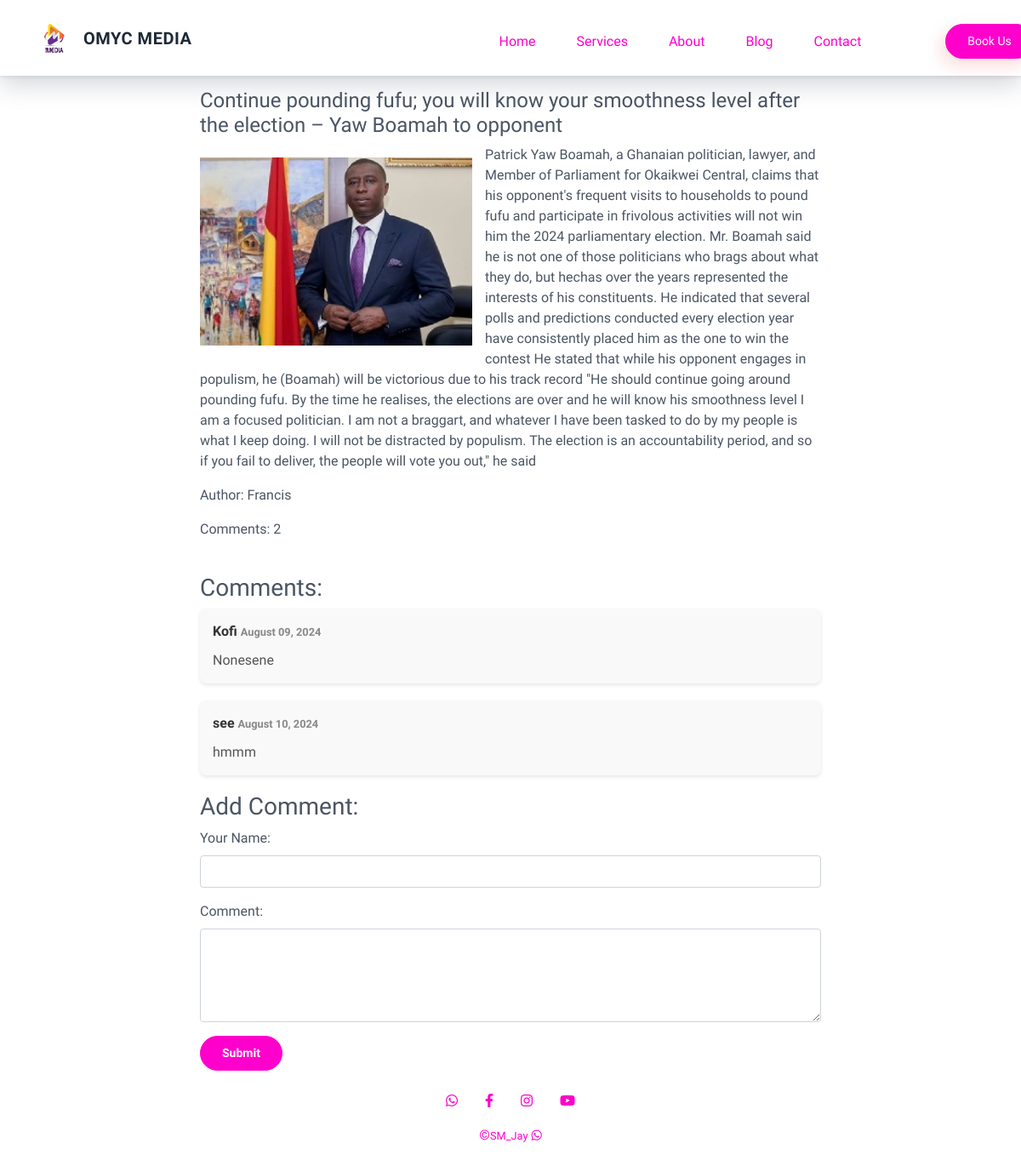
The app's page /post/1/ with its own data.
### studio/models.py (models this page shows, shortened)
class Blog(models.Model):
    type = models.ForeignKey(Type,on_delete=models.CASCADE)
    title = models.CharField(max_length=255)
    content = models.TextField(max_length=10000)
    date = models.DateTimeField(blank=True,null=True)
    image = models.ImageField(blank=True,null=True)
    author = models.CharField(max_length=50)
    @property
    def imageURL(self):
        try:
            url = self.image.url
        except:
            url =''
        return url
    class Meta:
        ordering = ['date']
        verbose_name_plural = "Blogs"

class Comment(models.Model):
    blog = models.ForeignKey(Blog, on_delete=models.CASCADE)
    commenter_name = models.CharField(max_length=100)
    commenter_email = models.EmailField(blank=True)
    comment = models.TextField()
    date_posted = models.DateTimeField(auto_now_add=True)

### studio/views.py (the view, shortened to what this page needs)
# urls.py: path('post/<int:blog_id>/', views.post, name='post'),
def post(request, blog_id):
    blog = get_object_or_404(Blog, pk=blog_id)
    comments = Comment.objects.filter(blog=blog)
    form = CommentForm()
    return render(request, 'post.html', {'blog': blog, 'form': form, 'comments': comments})

### studio/forms.py
class CommentForm(forms.ModelForm):
    class Meta:
        model = Comment
        fields = ['commenter_name', 'commenter_email', 'comment']

### templates/post.html (shortened to what this page needs)
{% load static %}
<!DOCTYPE html>
<html lang="en">
<head>
    <link rel="stylesheet" href="https://cdnjs.cloudflare.com/ajax/libs/font-awesome/6.0.0-beta3/css/all.min.css">
    <link rel="stylesheet" href="https://unpkg.com/tailwindcss@2.2.19/dist/tailwind.min.css"/>
    <link rel="stylesheet" href="{% static 'vendor/bootstrap/bootstrap.min.css' %}">
    <link rel="stylesheet" href="{% static 'vendor/select2/select2.min.css' %}">
    <link rel="stylesheet" href="{% static 'vendor/owlcarousel/owl.carousel.min.css' %}">
    <link rel="stylesheet" href="{% static 'vendor/lightcase/lightcase.css' %}">
    <link rel="stylesheet" href="{% static 'css/style.min.css' %}">
    <link rel="stylesheet" href="https://cdn.linearicons.com/free/1.0.0/icon-font.min.css">
    <link rel="stylesheet" href="https://use.fontawesome.com/releases/v5.8.1/css/all.css">
</head>
<body class="bg-white text-gray-600 work-sans leading-normal text-base tracking-normal">
    <nav id="header" class="w-full z-30 top-0 py-1 fixed bg-white shadow">
        <div class="w-full container mx-auto flex flex-wrap items-center justify-between mt-0 px-0 py-0">
            <div class="hidden md:flex md:items-center md:w-auto w-full order-3 md:order-1" id="menu">
                <nav>
                    <ul class="md:flex items-center justify-between text-base text-gray-700 pt-4 md:pt-0">
                        <li><a class="inline-block no-underline hover:text-black hover:underline py-2 px-4 nav-link scrollto" href="/">Home</a></li>
                        <li><a class="inline-block no-underline hover:text-black hover:underline py-2 px-4 nav-link scrollto" href="{% url 'index' %}#services">Services</a></li>
                        <li><a class="inline-block no-underline hover:text-black hover:underline py-2 px-4 nav-link scrollto" href="{% url 'index' %}#about">About</a></li>
                        <li><a class="inline-block no-underline hover:text-black hover:underline py-2 px-4 nav-link scrollto" href="{% url 'blog' %}">Blog</a></li>
                        <li><a class="inline-block no-underline hover:text-black hover:underline py-2 px-4 nav-link scrollto" href="{% url 'contact' %}">Contact</a></li>
                        <li class="col-md-5 text-center"> <a href="{% url 'booking' %}"class="btn btn-primary btn-shadow btn-lg" ><button>Book Us</button></a></li>
                    </ul>
                </nav>
            </div>
            <div class="order-1 md:order-2">
                <a class="flex items-center tracking-wide no-underline hover:no-underline font-bold text-gray-800 text-xl " href="/">
                    <div class="flex items-center space-x-2">
                        <img src="{% static 'img/my logo.jpg' %}" alt="Logo" class="h-12">
                    </div>
                    OMYC MEDIA
                </a>
            </div>
        </div>
    </nav>
    <section id="single-content" class="bg-white">
        <div class="container">
            <div class="section-content blog-content">
                <div class="row">
                    <div class="col-md-8 offset-md-2 mt-4">
                        <h4>{{blog.title}}</h4>
                        <img class="float-left" width="320px" src="{{blog.imageURL}}" alt="">
                        <p>{{blog.content}}</p>
                        <p>Author: {{ blog.author }}</p>
    <p>Comments: {{ comments.count }}</p>
    <div class="comments-section">
        <h3>Comments:</h3>
        <ul class="comment-list">
            {% for comment in comments %}
                <li class="comment">
                    <div class="comment-meta">
                        <strong>{{ comment.commenter_name }}</strong> <span class="comment-date">{{ comment.date_posted|date:"F d, Y" }}</span>
                    </div>
                    <div class="comment-content">
                        {{ comment.comment }}
                    </div>
                </li>
            {% empty %}
                <li>No comments yet.</li>
            {% endfor %}
        </ul>
    </div>
    <div class="comment-form">
        <h3>Add Comment:</h3>
        <form id="comment-form" method="post">
            <div class="form-group">
                <label for="commenter_name">Your Name:</label>
                <input type="text" id="commenter_name" name="commenter_name" class="form-control" required>
            </div>
            <div class="form-group">
                <label for="comment">Comment:</label>
                <textarea id="comment" name="comment" rows="4" class="form-control" required></textarea>
            </div>
            <button type="submit" class="btn btn-primary" id="submit-btn">Submit</button>
        </form>
    </div>
    <footer class="mastfoot my-3" id="contact">
        <div class="inner container">
            <div class="row">
                <div class="col-lg-4 col-md-12 d-flex align-items-center">
                </div>
                <div class="col-lg-4 col-md-12">
                    <nav class="nav nav-mastfoot justify-content-center">
                        <a class="nav-link" href="https://wa.me/+233547039326">
                            <i class="fab fa-whatsapp" style="font-size: 16px;"></i>
                        </a>
                        <a class="nav-link" href="https://www.facebook.com/profile.php?id=61554059577688">
                            <i class="fab fa-facebook-f" style="font-size: 16px;"></i>
                        </a>
                        <a class="nav-link" href="https://www.instagram.com/omyc5?igsh=eGduZGRhank3d3Fl">
                            <i class="fab fa-instagram" style="font-size: 16px;"></i>
                        </a>
                        <a class="nav-link" href="https://www.youtube.com/channel/UCS5bJXDKxz8JKL68XyELJLg">
                            <i class="fab fa-youtube" style="font-size: 16px;"></i>
                        </a>
                        <a class="nav-link" href="https://wa.me/+233506632349">
                            &copy;<small>SM_Jay</small>&nbsp;<i class="fab fa-whatsapp" style="font-size: 14px;"></i>
                       </a>
                    </nav>
                    </div>
                </div>
            </div>
        </div>
            </div>
        </div>
</body>
</html>

### templates/post.html (style rules this page uses)
.work-sans { font-family: 'Work Sans', sans-serif; }
.comments-section { margin-top: 40px; }
.comment-list { list-style: none; padding: 0; }
.comment { background-color: #f9f9f9; border-radius: 8px; box-shadow: 0 2px 4px rgba(0, 0, 0, 0.1); margin-bottom: 20px; padding: 15px; }
.comment-meta { color: #333; font-weight: bold; margin-bottom: 5px; }
.comment-date { color: #888; font-size: 0.8em; }
.comment-content { color: #555; margin-top: 10px; }

### records on screen
Blog: title "Continue pounding fufu; you will know your smoothness level after the election – Yaw Boamah to opponent", imageURL (picture), content "Patrick Yaw Boamah, a Ghanaian politician, lawyer, and Member of Parliament for Okaikwei Central, claims that his opponent's frequent visits to households to pound fufu and participate in frivolous activities will not win him the 2024 parliamentary election. Mr. Boamah said he is not one of those politicians who brags about what they do, but hechas over the years represented the interests of his constituents. He indicated that several polls and predictions conducted every election year have consistently placed him as the one to win the contest He stated that while his opponent engages in populism, he (Boamah) will be victorious due to his track record \"He should continue going around…", author "Francis"
Comment: commenter_name "Kofi", date_posted "August 09, 2024", comment "Nonesene"
Comment: commenter_name "see", date_posted "August 10, 2024", comment "hmmm"

### other values on screen
{{ comments.count }} "2"
